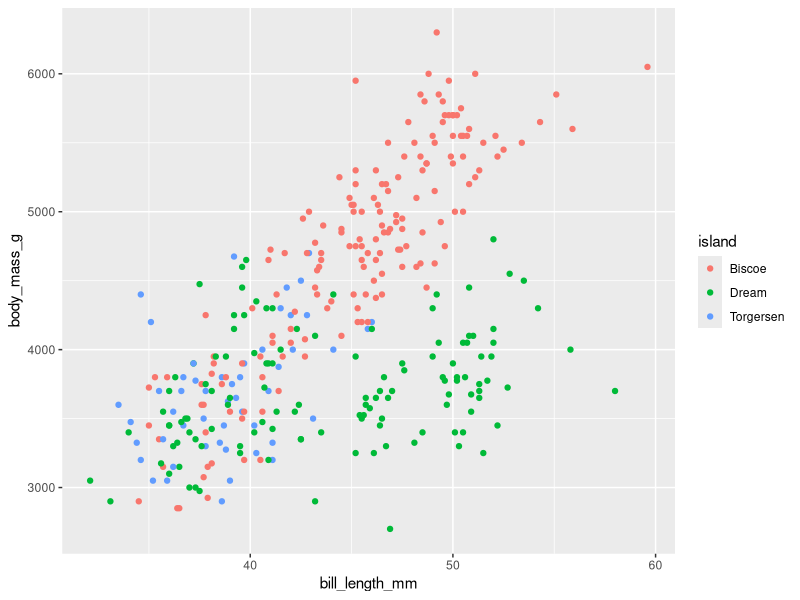
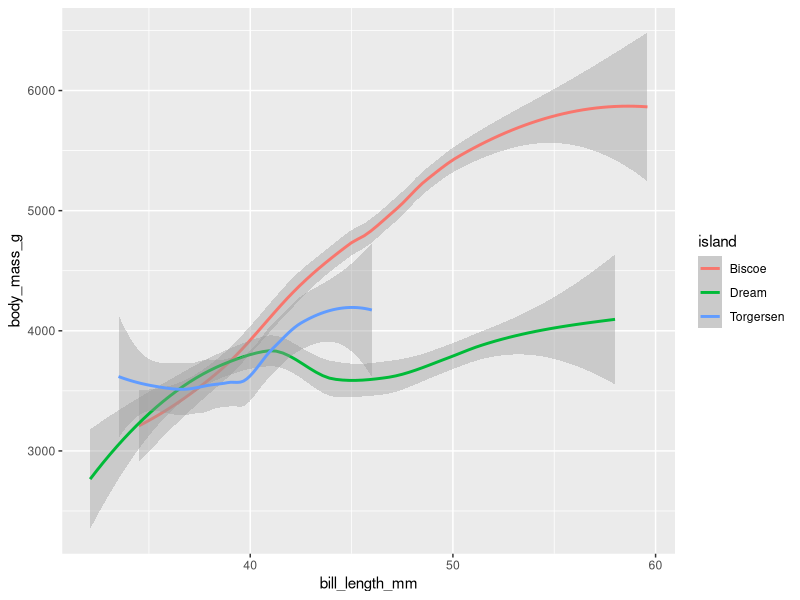
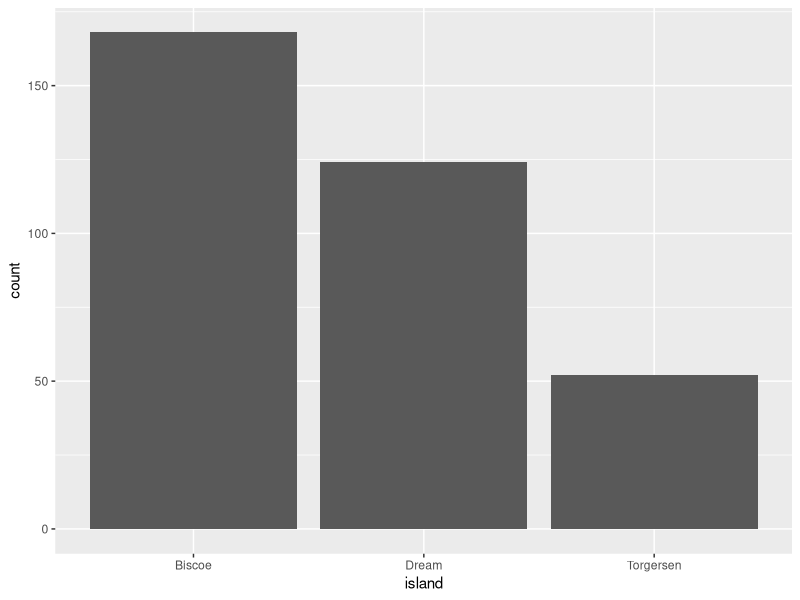
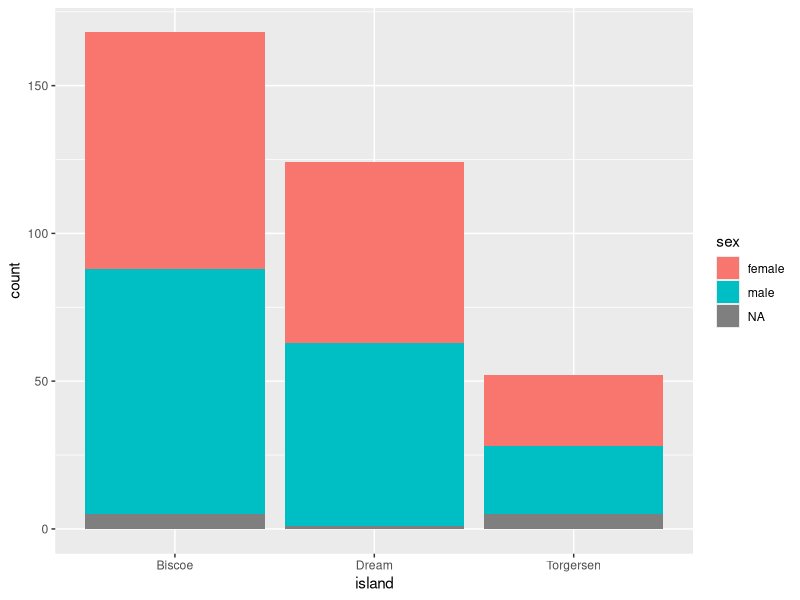
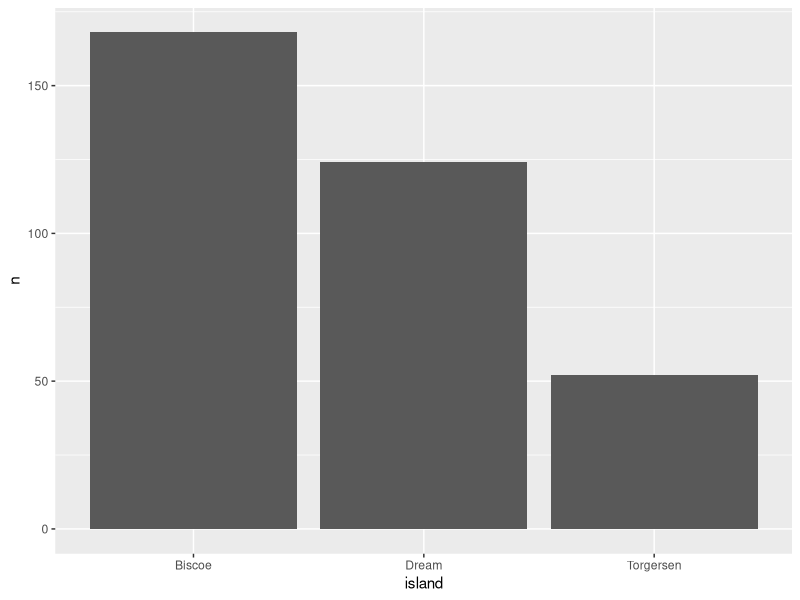
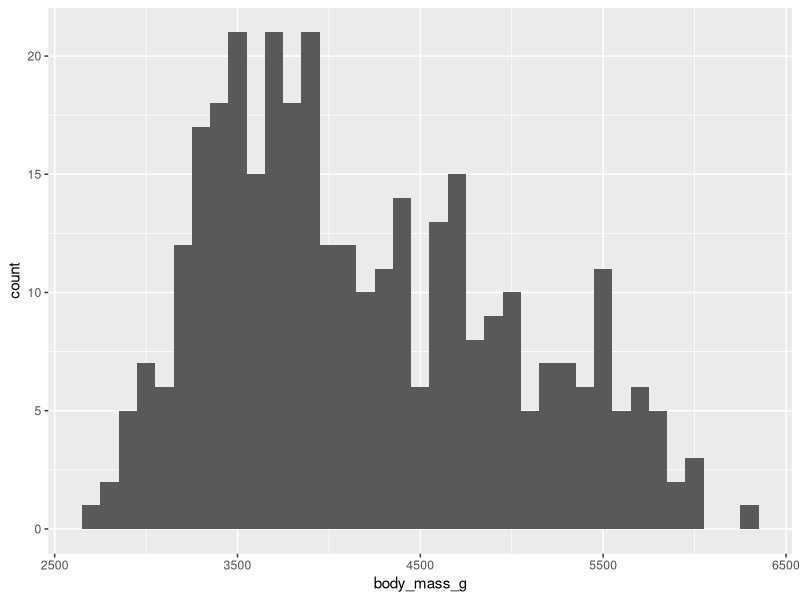
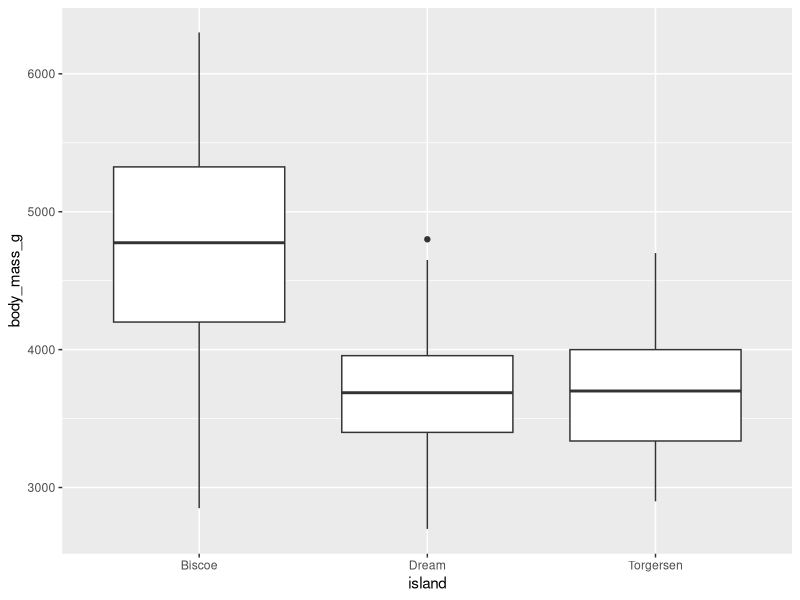
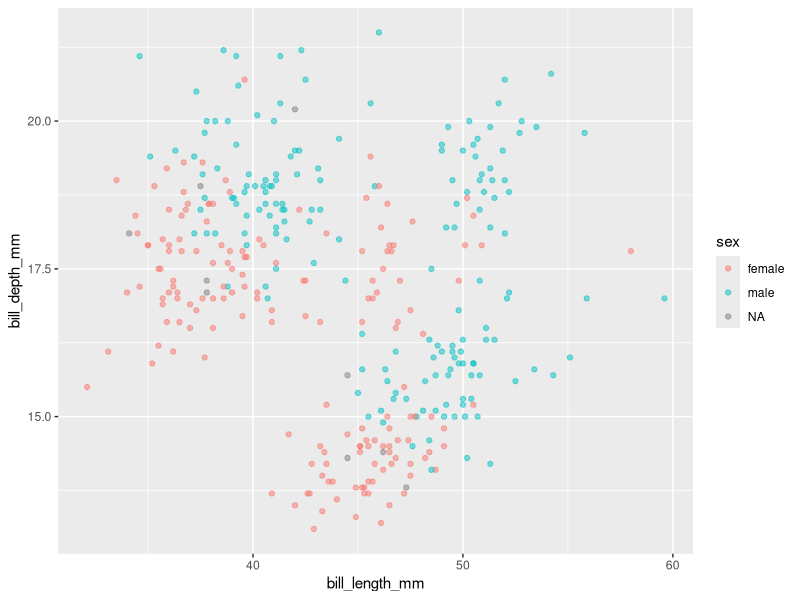

R code for these plots, in order:
## ---- chunk 1
knitr::opts_chunk$set(echo = TRUE)
library(palmerpenguins)
library(tidyverse)
library(knitr)
## ---- chunk 2
library(ggplot2)
library(palmerpenguins)
## ---- chunk 3
ggplot(data = penguins, 
       mapping = aes(x = bill_length_mm, y = body_mass_g, color = island)) +
  geom_point()
## ---- chunk 4
ggplot(data = penguins, 
       mapping = aes(x = bill_length_mm, y = body_mass_g, color = island)) +
  geom_smooth()
## ---- chunk 5
ggplot(data = penguins, mapping = aes(x = island)) +
  geom_bar()
## ---- chunk 6
ggplot(data = penguins, mapping = aes(x = island, fill = sex)) +
  geom_bar()
## ---- chunk 7
penguins_sum <- penguins %>%
  count(island)

penguins_sum
## ---- chunk 8
ggplot(data = penguins_sum, mapping = aes(x = island, y = n)) +
  geom_col()
## ---- chunk 9
ggplot(data = penguins, mapping = aes(x = body_mass_g)) +
  geom_histogram(binwidth = 100)
## ---- chunk 10
ggplot(data = penguins, mapping  = aes(x = island, y = body_mass_g)) +
  geom_boxplot()
## ---- chunk 11
ggplot(data = penguins, mapping = aes(x = bill_length_mm, y = bill_depth_mm, color = sex)) +
  geom_point(alpha = 0.5)
## ---- chunk 12
ggplot(data = penguins, mapping = aes(x = bill_length_mm, y = bill_depth_mm, color = sex)) +
  geom_point(alpha = 0.7) +
  facet_wrap(~species)
## ---- chunk 13
library(knitr)
## ---- chunk 14
penguin_sum <- penguins %>%
  group_by(island, year) %>%
  summarise(mean_body_mass_g = mean(body_mass_g, na.rm = TRUE))
## ---- chunk 15
penguin_sum
## ---- chunk 16
kable(x = penguin_sum, 
      format = "html",
      col.names = c("Island", "Year", "Mean Body Mass (g)"),
      caption = "Mean body mass of penguins on different islands over time")
## ---- chunk 17
install.packages("kableExtra")
library(kableExtra)
## ---- chunk 18
kable(x = penguin_sum, 
      col.names = c("Island", "Year", "Mean Body Mass (g)"),
      caption = "Mean body mass of penguins on different islands over time") %>%
  kable_styling()
## ---- chunk 19
kable(x = penguin_sum, 
      col.names = c("Island", "Year", "Mean Body Mass (g)"),
      caption = "Mean body mass of penguins on different islands over time") %>%
   kable_classic(full_width = FALSE, html_font = "Cambria", font_size=16)
## ---- chunk 20
kable(x = penguin_sum, 
      col.names = c("Island", "Year", "Mean Body Mass (g)"),
      caption = "Mean body mass of penguins on different islands over time") %>%
   kable_material_dark(html_font = "Cambria")
